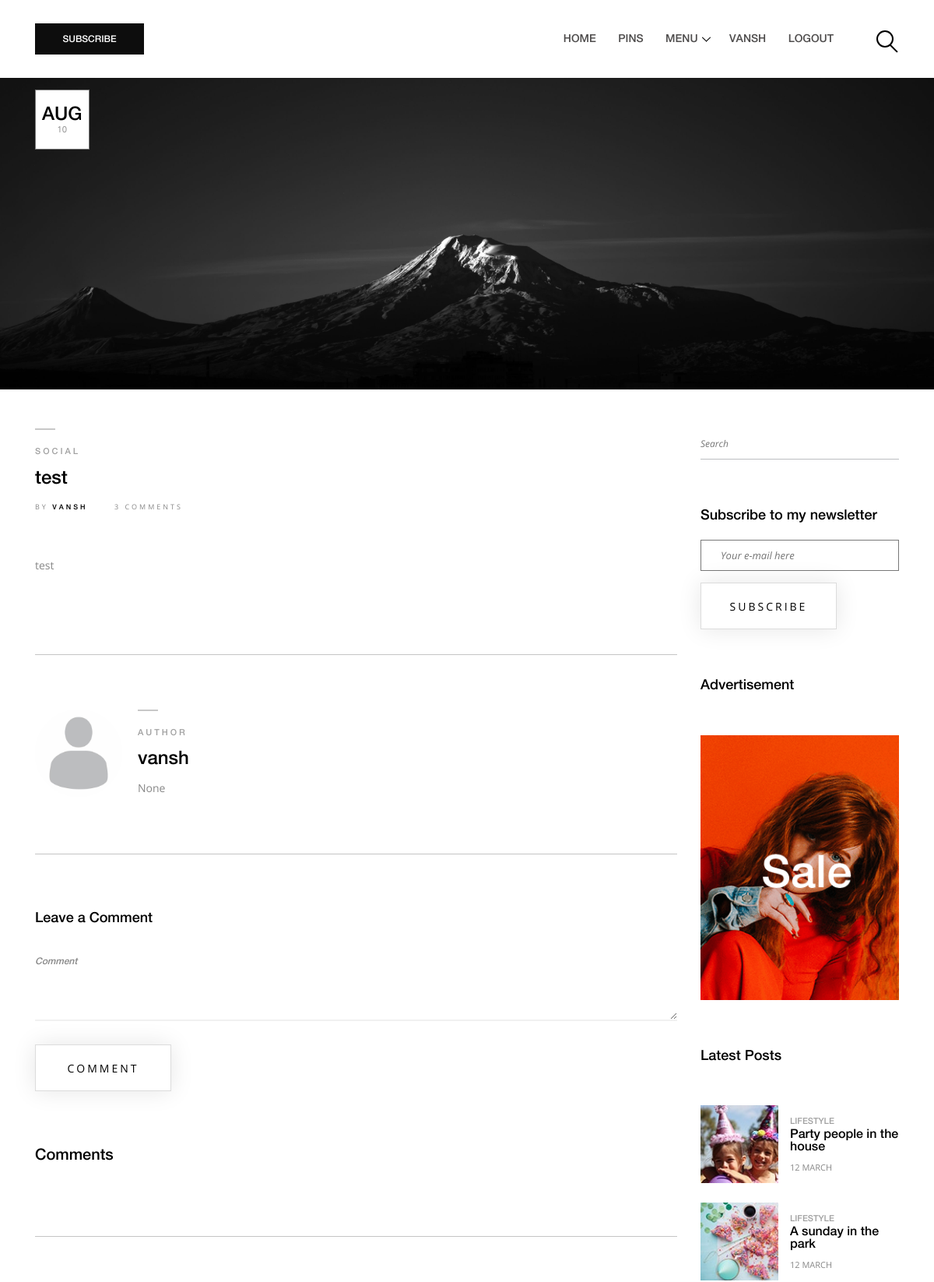
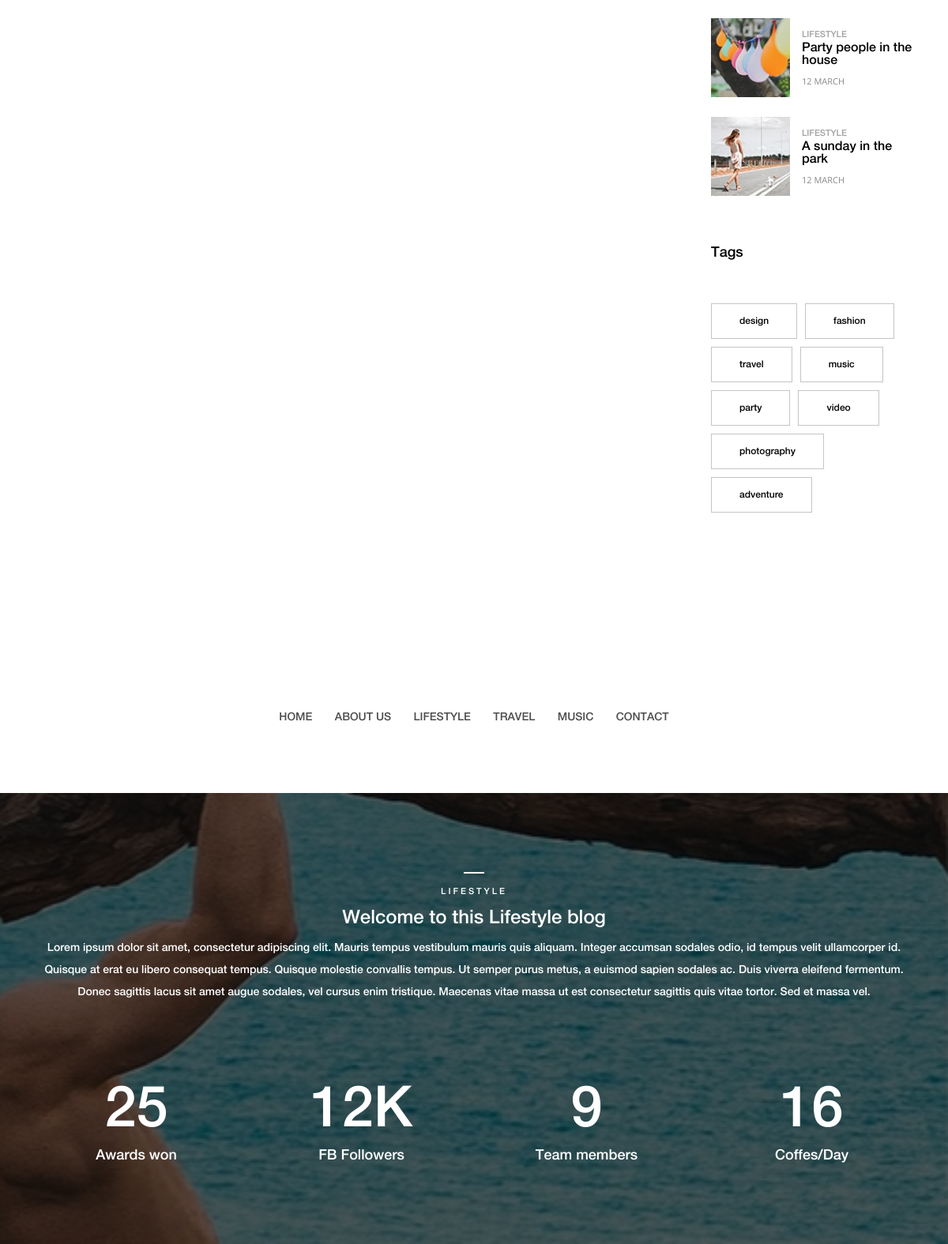
The page /single-post/1 (signed in) on the database its author committed (2 pictures, top to bottom).
### pinclone/models.py (models this page shows, shortened)
class blog(models.Model):
    user = models.ForeignKey(User, on_delete=models.CASCADE, related_name='blog', null=True, blank=True)
    text= models.TextField()
    title= models.CharField(max_length=122, null=True, default='')
    image = models.FileField(upload_to='images/')
    created = models.DateField(auto_now_add=True)
    category = models.ForeignKey(Blog_Categorie, on_delete=models.CASCADE, default='')

class Blog_Categorie(models.Model):
    categoryTitle = models.CharField(max_length=100)
    def __str__(self):
        return self.categoryTitle

class profile(models.Model):
    user = models.OneToOneField(User, on_delete=models.CASCADE, related_name='profile', blank=True, null=True)
    desc = models.TextField(null=True)
    pfp = models.ImageField(default='profile.png', upload_to='profile_pics/', null=True, blank=True)
    cover = models.ImageField(default='cover.png', upload_to='cover_pics/', null=True, blank=True)
    followers = models.ManyToManyField(User, blank=True, null=True, related_name='friended')
    following = models.ManyToManyField(User, blank=True, null=True, related_name='follows', default='')
    def create_profile(sender,instance,created,**kwargs):
        if created:
            profile.objects.create(user=instance)
    post_save.connect(create_profile, sender=User)

### pinclone/views.py (the view)
# urls.py: path('single-post/<int:pk>', views.singlepost, name='singlepost'),
def singlepost(request,pk):
    Blog = get_object_or_404(blog, pk=pk)
    context = {
        "blog":Blog,
        "form":CommentForm(),
    }
    return render(request, 'single-post.html', context=context)

### templates/single-post.html (shortened to what this page needs)
{% extends 'base.html' %}
{% load static %}
{% block content %}
<body>
    <div class="single-blog-wrapper section-padding-0-100">
        <div class="single-blog-area blog-style-2 mb-50">
            <div class="single-blog-thumbnail">
                <div class="single-post-img">
                    <img src="{{ blog.image.url }}" alt="">
                </div>
                <div class="post-tag-content">
                    <div class="container">
                        <div class="row">
                            <div class="col-12">
                                <div class="post-date">
                                    <a href="#">{{ blog.created|date:"M" }} <span>{{ blog.created|date:"d" }}</span></a>
                                </div>
                            </div>
                        </div>
                    </div>
                </div>
            </div>
        </div>
        <div class="container">
            <div class="row">
                <div class="col-12 col-lg-9">
                    <div class="single-blog-area blog-style-2 mb-50">
                        <div class="single-blog-content">
                            <div class="line"></div>
                            <a href="#" class="post-tag">{{ blog.category }}</a>
                            <h4><a href="#" class="post-headline mb-0">{{ blog.title }}</a></h4>
                            <div class="post-meta mb-50">
                                <p>By <a href="#">{{ blog.user }}</a></p>
                                <p>3 comments</p>
                            </div>
                            <p>{{ blog.text }}</p>
                        </div>
                    </div>
                    <div class="blog-post-author mt-100 d-flex">
                        <div class="author-thumbnail">
                            <img src="{{ blog.user.profile.pfp.url }}" alt="">
                        </div>
                        <div class="author-info">
                            <div class="line"></div>
                            <span class="author-role">Author</span>
                            <h4><a href="{% url 'profile' blog.user.id %}" class="author-name">{{ blog.user.profile.user.username }}</a></h4>
                            <p>{{ blog.user.profile.desc }}</p>
                        </div>
                    </div>
                    <div class="post-a-comment-area mt-70">
                        <h5>Leave a Comment</h5>
                        <form action="{% url 'commentsave' blog.id %}" method="post">
                            <div class="row">
                                <div class="col-12">
                                    <div class="group">
                                        <textarea name="blog_comments" id="id_blog_comments" required></textarea>
                                        <span class="highlight"></span>
                                        <label id="id_blog_comments">Comment</label>
                                    </div>
                                </div>
                                <div class="col-12">
                                    <button type="submit" class="btn original-btn">Comment</button>
                                </div>
                            </div>
                        </form>
                    </div>
                    <div class="comment_area clearfix mt-70">
                        <h5 class="title">Comments</h5>
                    </div>
                </div>
                <div class="col-12 col-md-4 col-lg-3">
                    <div class="post-sidebar-area">
                        <div class="sidebar-widget-area">
                            <form action="#" class="search-form">
                                <input type="search" name="search" id="searchForm" placeholder="Search">
                            </form>
                        </div>
                        <div class="sidebar-widget-area">
                            <h5 class="title subscribe-title">Subscribe to my newsletter</h5>
                            <div class="widget-content">
                                <form action="#" class="newsletterForm">
                                    <input type="email" name="email" id="subscribesForm" placeholder="Your e-mail here">
                                    <button type="submit" class="btn original-btn">Subscribe</button>
                                </form>
                            </div>
                        </div>
                        <div class="sidebar-widget-area">
                            <h5 class="title">Advertisement</h5>
                            <a href="#"><img src="{% static 'img/bg-img/add.gif' %}" alt=""></a>
                        </div>
                        <div class="sidebar-widget-area">
                            <h5 class="title">Latest Posts</h5>
                            <div class="widget-content">
                                <div class="single-blog-post d-flex align-items-center widget-post">
                                    <div class="post-thumbnail">
                                        <img src="{% static 'img/blog-img/lp1.jpg' %}" alt="">
                                    </div>
                                    <div class="post-content">
                                        <a href="#" class="post-tag">Lifestyle</a>
                                        <h4><a href="#" class="post-headline">Party people in the house</a></h4>
                                        <div class="post-meta">
                                            <p><a href="#">12 March</a></p>
                                        </div>
                                    </div>
                                </div>
                                <div class="single-blog-post d-flex align-items-center widget-post">
                                    <div class="post-thumbnail">
                                        <img src="{% static 'img/blog-img/lp2.jpg' %}" alt="">
                                    </div>
                                    <div class="post-content">
                                        <a href="#" class="post-tag">Lifestyle</a>
                                        <h4><a href="#" class="post-headline">A sunday in the park</a></h4>
                                        <div class="post-meta">
                                            <p><a href="#">12 March</a></p>
                                        </div>
                                    </div>
                                </div>
                                <div class="single-blog-post d-flex align-items-center widget-post">
                                    <div class="post-thumbnail">
                                        <img src="{% static 'img/blog-img/lp3.jpg' %}" alt="">
                                    </div>
                                    <div class="post-content">
                                        <a href="#" class="post-tag">Lifestyle</a>
                                        <h4><a href="#" class="post-headline">Party people in the house</a></h4>
                                        <div class="post-meta">
                                            <p><a href="#">12 March</a></p>
                                        </div>
                                    </div>
                                </div>
                                <div class="single-blog-post d-flex align-items-center widget-post">
                                    <div class="post-thumbnail">
                                        <img src="{% static 'img/blog-img/lp4.jpg' %}" alt="">
                                    </div>
                                    <div class="post-content">
                                        <a href="#" class="post-tag">Lifestyle</a>
                                        <h4><a href="#" class="post-headline">A sunday in the park</a></h4>
                                        <div class="post-meta">
                                            <p><a href="#">12 March</a></p>
                                        </div>
                                    </div>
                                </div>
                            </div>
                        </div>
                        <div class="sidebar-widget-area">
                            <h5 class="title">Tags</h5>
                            <div class="widget-content">
                                <ul class="tags">
                                    <li><a href="#">design</a></li>
                                    <li><a href="#">fashion</a></li>
                                    <li><a href="#">travel</a></li>
                                    <li><a href="#">music</a></li>
                                    <li><a href="#">party</a></li>
                                    <li><a href="#">video</a></li>
                                    <li><a href="#">photography</a></li>
                                    <li><a href="#">adventure</a></li>
                                </ul>
                            </div>
                        </div>
                    </div>
                </div>
            </div>
        </div>
    </div>
</body>
{% endblock %}

### templates/base.html (shortened to what this page needs)
{% load static %}
<head>
    <link rel="stylesheet" href="{% static 'style.css' %}">
</head>
<header class="header-area">
    <div class="original-nav-area" id="stickyNav">
        <div class="classy-nav-container breakpoint-off">
            <div class="container">
                <nav class="classy-navbar justify-content-between">
                    <div class="subscribe-btn">
                        <a href="#" class="btn subscribe-btn" data-toggle="modal" data-target="#subsModal">Subscribe</a>
                    </div>
                    <div class="classy-menu" id="originalNav">
                        <div class="classynav">
                            <ul>
                                <li><a href="{% url 'home' %}">Home</a></li>
                                <li><a href="{% url 'picgallery' %}">Pins</a></li>
                                <li><a href="#">Menu</a>
                                </li>
                                {% if not user.is_authenticated %}
                                    <li><a href="{% url 'signup' %}">Signup</a></li>
                                    <li><a href="{% url 'signin' %}">SignIn</a></li>
                                {% else %}
                                    <li><a href="{% url 'profile' request.user.profile.id %}">{{ user.username }}</a></li>
                                    <li><a href="{% url 'logout' %}">Logout</a></li>
                                {% endif %}
                            </ul>
                            <div id="search-wrapper">
                                <form action="{% url 'searchblog' %}" autocomplete="off">
                                    <input type="search" id="search" name="search" placeholder="Search something...">
                                </form>
                            </div>
                        </div>
                    </div>
                </nav>
            </div>
        </div>
    </div>
</header>
{% block content %}
{% endblock %}
<footer class="footer-area text-center">
    <div class="container">
        <div class="row">
            <div class="col-12">
                <div class="classy-nav-container breakpoint-off">
                    <nav class="classy-navbar justify-content-center">
                        <div class="classy-menu">
                            <div class="classynav">
                                <ul>
                                    <li><a href="#">Home</a></li>
                                    <li><a href="#">About Us</a></li>
                                    <li><a href="#">Lifestyle</a></li>
                                    <li><a href="#">travel</a></li>
                                    <li><a href="#">Music</a></li>
                                    <li><a href="#">Contact</a></li>
                                </ul>
                            </div>
                        </div>
                    </nav>
                </div>
            </div>
        </div>
    </div>
</footer>
<div class="cool-facts-area section-padding-100-0 bg-img background-overlay" style="background-image: url(img/bg-img/b4.jpg);">
    <div class="container">
        <div class="row">
            <div class="col-12">
                <div class="single-blog-area blog-style-2 text-center mb-100">
                    <div class="single-blog-content">
                        <div class="line"></div>
                        <a href="#" class="post-tag">Lifestyle</a>
                        <h4><a href="#" class="post-headline">Welcome to this Lifestyle blog</a></h4>
                        <p>Lorem ipsum dolor sit amet, consectetur adipiscing elit. Mauris tempus vestibulum mauris quis aliquam. Integer accumsan sodales odio, id tempus velit ullamcorper id. Quisque at erat eu libero consequat tempus. Quisque molestie convallis tempus. Ut semper purus metus, a euismod sapien sodales ac. Duis viverra eleifend fermentum. Donec sagittis lacus sit amet augue sodales, vel cursus enim tristique. Maecenas vitae massa ut est consectetur sagittis quis vitae tortor. Sed et massa vel.</p>
                    </div>
                </div>
            </div>
        </div>
        <div class="row">
            <div class="col-12 col-sm-6 col-lg-3">
                <div class="single-cool-facts-area text-center mb-100">
                    <h2><span class="counter">25</span></h2>
                    <p>Awards won</p>
                </div>
            </div>
            <div class="col-12 col-sm-6 col-lg-3">
                <div class="single-cool-facts-area text-center mb-100">
                    <h2><span class="counter">12</span>K</h2>
                    <p>FB Followers</p>
                </div>
            </div>
            <div class="col-12 col-sm-6 col-lg-3">
                <div class="single-cool-facts-area text-center mb-100">
                    <h2><span class="counter">9</span></h2>
                    <p>Team members</p>
                </div>
            </div>
            <div class="col-12 col-sm-6 col-lg-3">
                <div class="single-cool-facts-area text-center mb-100">
                    <h2><span class="counter">16</span></h2>
                    <p>Coffes/Day</p>
                </div>
            </div>
        </div>
    </div>
</div>

### rows shown on the page
blog: image (picture), created "AUG", created "10", category "SOCIAL", title "test", user "VANSH", text "test", user.profile.pfp (placeholder picture), user.profile.user.username "vansh", user.profile.desc "None"

### other values the page prints
{{ user.username }} "VANSH"
